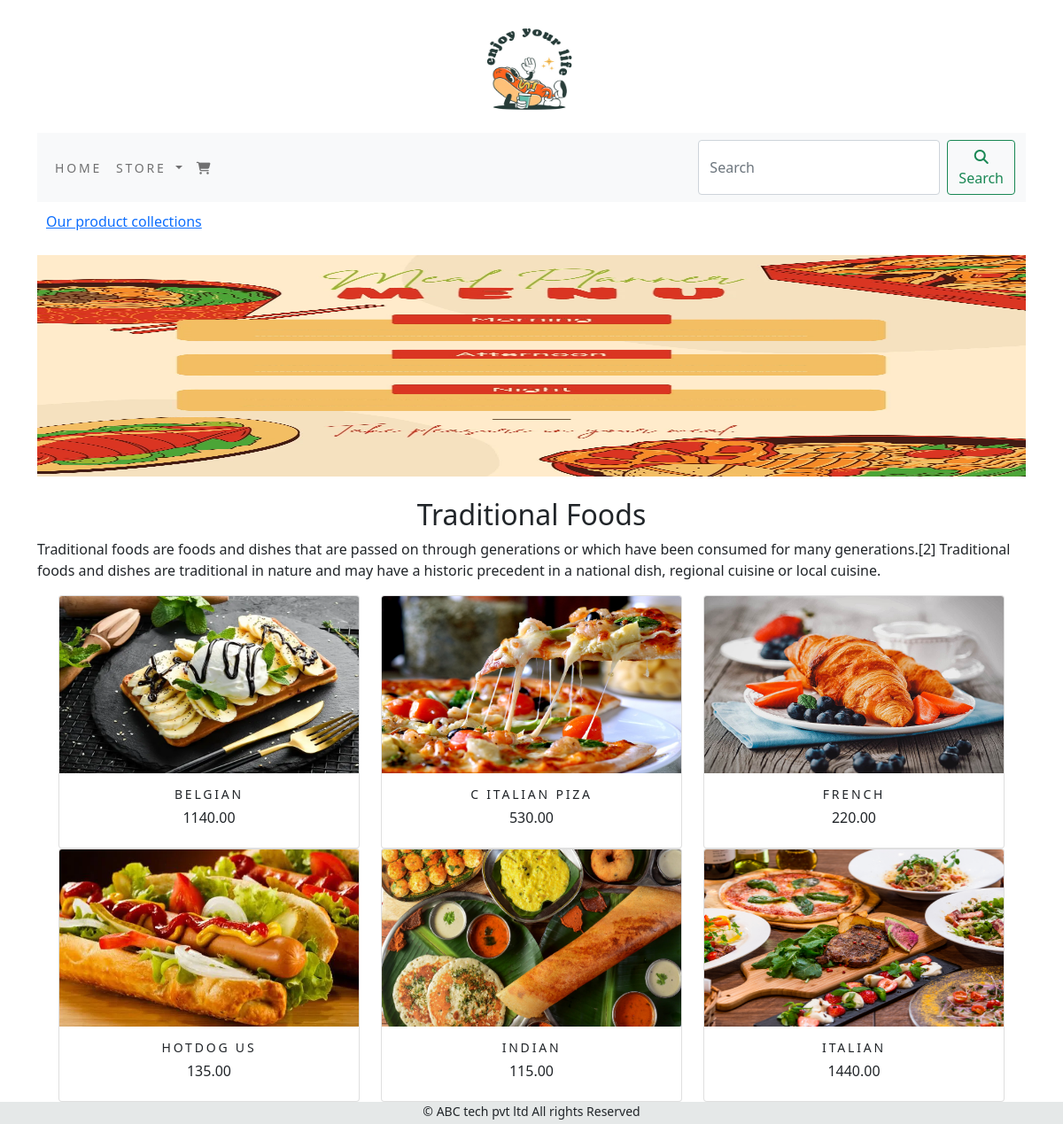
The page /shop/traditional-foods/ on the database its author committed.
### shop/models.py (models this page shows, shortened)
class category(models.Model):
    name=models.CharField(max_length=250,unique=True)
    slug=models.SlugField(max_length=250,unique=True)
    description=models.TextField(blank=True)
    image=models.ImageField(upload_to='category',blank=True)
    class Meta:
        ordering=('name',)
        verbose_name='category'
        verbose_name_plural='categories'
    def get_url(self):
        return reverse('shop:prod_by_cat', args=[self.slug])

class Product(models.Model):
    name=models.TextField(max_length=250,unique=True)
    slug=models.SlugField(max_length=250,unique=True)
    description=models.TextField(blank=True)
    price=models.DecimalField(max_digits=10,decimal_places=2)
    category=models.ForeignKey(category,on_delete=models.CASCADE)
    image=models.ImageField(upload_to='product',blank=True)
    stock=models.IntegerField()
    available=models.BooleanField(default=True)
    created=models.DateTimeField(auto_now_add=True)
    updated=models.DateTimeField(auto_now=True)
    def get_url(self):
        return reverse('shop:prodcatdetail',args=[self.category.slug,self.slug])
    class Meta:
        ordering=('name',)
        verbose_name='product'
        verbose_name_plural='products'

### shop/views.py (the view)
# urls.py: path('', views.allprodcat, name="allprodcat"),
def allprodcat(request,c_slug=None):
    c_page=None
    product_list=None
    if c_slug!= None:
        c_page= get_object_or_404(category,slug=c_slug)
        product_list= Product.objects.all().filter(category=c_page,available=True)
    else:
        product_list=Product.objects.all().filter(available=True)
    paginator=Paginator(product_list,6)
    try:
        page=int(request.GET.get('page','1'))
    except:
        page = 1
    try:
        products=paginator.page(page)
    except (EmptyPage, InvalidPage):
        products=paginator.page(paginator.num_pages)
    return render(request,"category.html", {'category':c_page,'products':products})

### cart/context_processors.py (called while the page is built)
def counter(request):
    item_count= 0
    if 'admin' in request.path:
        return {}
    else:
        try:
            cart=Cart.objects.filter(cart_id=_cart_id(request))
            car_item=Cartitem.objects.all().filter(cart=cart[:1])
            for cart_item in car_item:
                item_count += cart_item.quantity
        except Cart.DoesNotExist:
            item_count= 0
    return dict(item_count=item_count)

### cart/views.py (called while the page is built)
def _cart_id(request):
    cart=request.session.session_key
    if not cart:
        cart=request.session.create()
        return cart

### shop/context_processors.py (called while the page is built)
def menu_links(request):
    links=category.objects.all()
    return dict(links=links)

### templates/category.html (shortened to what this page needs)
{% extends 'base.html' %}
{% load static %}
{% block content %}
{% if category %}
    <div>
        <div class="row my_row_class">
            <div class="mx-auto">
            <p><a href="{% url 'shop:allprodcat' %}">Our product collections</a></p>
        </div>
            </div>
    </div>
{% endif %}
<div class="mx_auto">
    {% if category %}
    <img class="my_image" src="{{category.image.url}}" width="100%" height="250px" alt="{{category.name}}">
</div>
<br>
<div>
    <h2 class="text-center my_title">{{category.name}}</h2>
    <p class="text-justify">{{category.description}}</p>
</div>
{% endif %}
<div class="container">
    <div class="row mx-auto">
        {% for product in products.object_list %}
            <div class="my_bottom_margin col-9 col-sm-12 col-md-4 col-lg-4">
                <div class="card text-center" style="min-width:18rem;">
                    <a href="{{product.get_url}}"><img class="card-img-top my_image" src="{{product.image.url}}" width="250px" height="200px" alt="{{product.name}}"></a>
                <div class="card-body">
                <h5>{{product.name}}</h5>
                <h6>{{product.price}}</h6>
              </div>
            </div>
        </div>
        {% endfor %}
    </div>
</div>
{% endblock %}

### static/css/custom.css (style rules this page uses)
body { font-family: 'Source Sans 3', sans-serif; }
.my_row_class { padding:10px; }
.my_image { width:100% height:auto }
.my_bottom_margin { bottom-margin:10px; }
.card-body h5 { font-size:14px; text-transform:uppercase; letter-spacing:.2em; }

### rows shown on the page
category: image (picture), name "Traditional Foods", description "Traditional foods are foods and dishes that are passed on through generations or which have been consumed for many generations.[2] Traditional foods and dishes are traditional in nature and may have a historic precedent in a national dish, regional cuisine or local cuisine."
Product: image (picture), name "BELGIAN", price "1140.00"
Product: image (picture), name "C ITALIAN PIZA", price "530.00"
Product: image (picture), name "FRENCH", price "220.00"
Product: image (picture), name "HOTDOG US", price "135.00"
Product: image (picture), name "INDIAN", price "115.00"
Product: image (picture), name "ITALIAN", price "1440.00"
